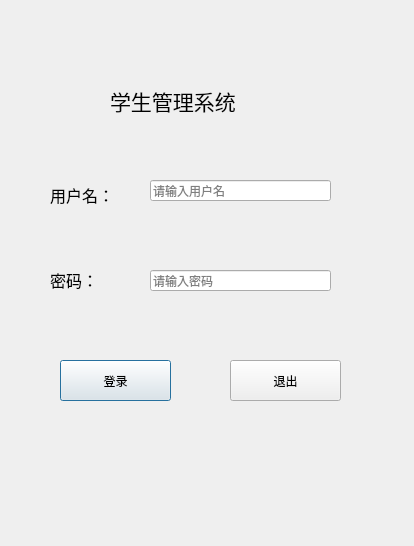
<?xml version="1.0" encoding="UTF-8"?>
<ui version="4.0">
 <class>login</class>
 <widget class="QDialog" name="login">
  <property name="geometry">
   <rect>
    <x>0</x>
    <y>0</y>
    <width>414</width>
    <height>546</height>
   </rect>
  </property>
  <property name="windowTitle">
   <string>Dialog</string>
  </property>
  <widget class="QLabel" name="label">
   <property name="geometry">
    <rect>
     <x>110</x>
     <y>80</y>
     <width>181</width>
     <height>41</height>
    </rect>
   </property>
   <property name="font">
    <font>
     <family>Adobe Arabic</family>
     <pointsize>16</pointsize>
    </font>
   </property>
   <property name="text">
    <string>学生管理系统</string>
   </property>
  </widget>
  <widget class="QLabel" name="label_2">
   <property name="geometry">
    <rect>
     <x>50</x>
     <y>184</y>
     <width>72</width>
     <height>21</height>
    </rect>
   </property>
   <property name="font">
    <font>
     <family>Adobe Arabic</family>
     <pointsize>12</pointsize>
    </font>
   </property>
   <property name="text">
    <string>用户名：</string>
   </property>
  </widget>
  <widget class="QLabel" name="label_3">
   <property name="geometry">
    <rect>
     <x>50</x>
     <y>264</y>
     <width>72</width>
     <height>31</height>
    </rect>
   </property>
   <property name="font">
    <font>
     <family>Adobe Arabic</family>
     <pointsize>12</pointsize>
    </font>
   </property>
   <property name="text">
    <string>密码：</string>
   </property>
  </widget>
  <widget class="QLineEdit" name="usrLineEdit">
   <property name="geometry">
    <rect>
     <x>150</x>
     <y>180</y>
     <width>181</width>
     <height>21</height>
    </rect>
   </property>
   <property name="placeholderText">
    <string>请输入用户名</string>
   </property>
  </widget>
  <widget class="QLineEdit" name="pwdLineEdit">
   <property name="geometry">
    <rect>
     <x>150</x>
     <y>270</y>
     <width>181</width>
     <height>21</height>
    </rect>
   </property>
   <property name="echoMode">
    <enum>QLineEdit::Password</enum>
   </property>
   <property name="placeholderText">
    <string>请输入密码</string>
   </property>
  </widget>
  <widget class="QPushButton" name="loginBtn">
   <property name="geometry">
    <rect>
     <x>60</x>
     <y>360</y>
     <width>111</width>
     <height>41</height>
    </rect>
   </property>
   <property name="text">
    <string>登录</string>
   </property>
  </widget>
  <widget class="QPushButton" name="exitBtn">
   <property name="geometry">
    <rect>
     <x>230</x>
     <y>360</y>
     <width>111</width>
     <height>41</height>
    </rect>
   </property>
   <property name="text">
    <string>退出</string>
   </property>
  </widget>
 </widget>
 <resources/>
 <connections>
  <connection>
   <sender>exitBtn</sender>
   <signal>clicked()</signal>
   <receiver>login</receiver>
   <slot>close()</slot>
   <hints>
    <hint type="sourcelabel">
     <x>285</x>
     <y>380</y>
    </hint>
    <hint type="destinationlabel">
     <x>206</x>
     <y>272</y>
    </hint>
   </hints>
  </connection>
 </connections>
</ui>
